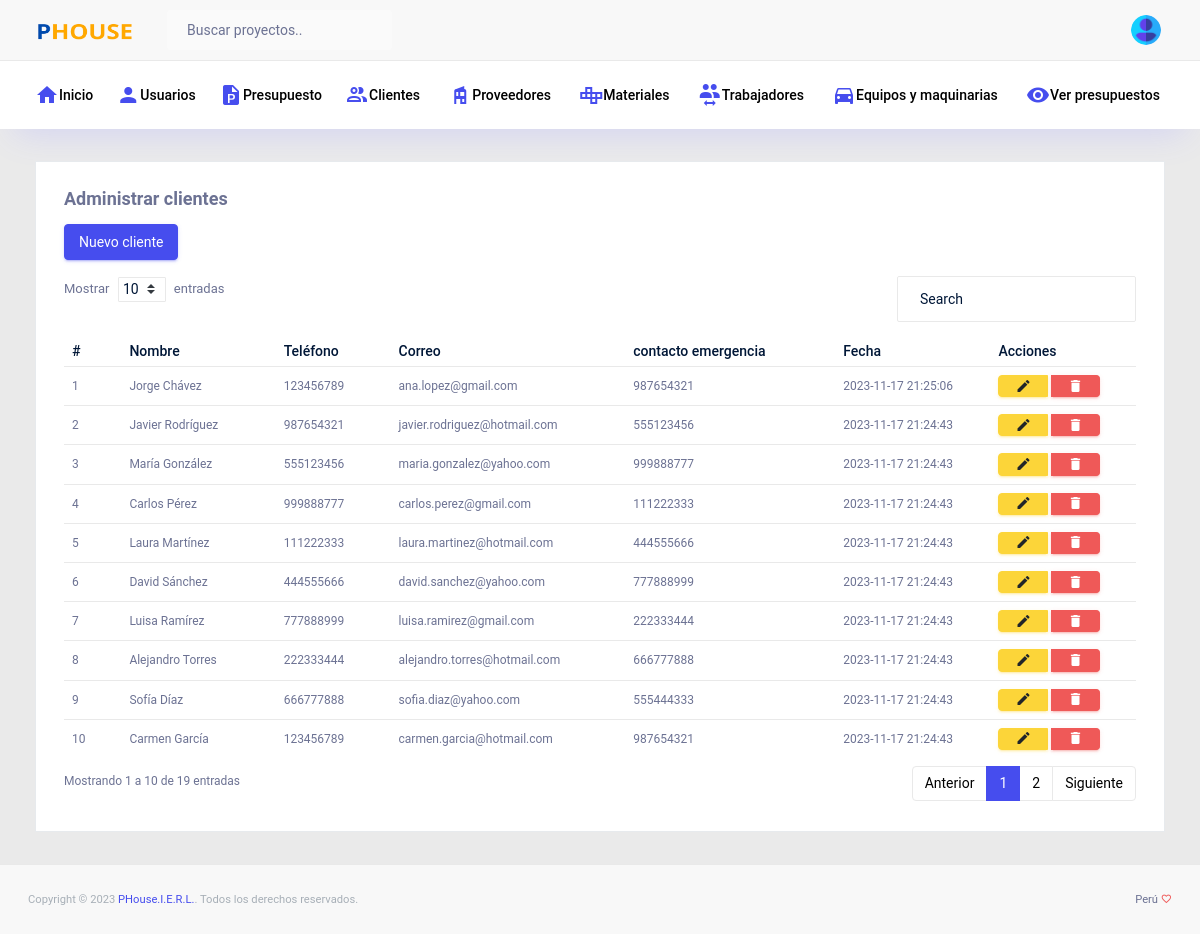
Page /clientes (signed in) on the committed database.
### tables this page shows
create table cliente(
    id_cliente int(11) not null primary key auto_increment,
    nombre_cliente varchar(200) not null,
    telefono_cliente varchar(12) not null,
    correo_cliente varchar(150) not null,
    contacto_em_cliente varchar(12),
    fecha_cliente timestamp not null default CURRENT_TIMESTAMP on update CURRENT_TIMESTAMP
);

### controladores/plantilla.controlador.php (called while the page is built)
<?php
class ControladorPlantilla{
    static public function ctrPlantilla(){
        include "vistas/plantilla.php";
    }
}

### index.php (called while the page is built, shortened)
<?php
require_once "controladores/plantilla.controlador.php";
require_once "controladores/usuarios.controlador.php";
require_once "controladores/clientes.controlador.php";
require_once "controladores/contacto.cliente.controlador.php";
require_once "modelos/clientes.modelo.php";
$plantilla = new ControladorPlantilla();
$plantilla->ctrPlantilla();

### controladores/clientes.controlador.php (called while the page is built, shortened)
<?php
class ControladorClientes{
    static public function ctrMostrarClientes($item, $valor)
    {
        $tabla = "cliente";
        $respuesta = ModeloClientes::mdlMostrarClientes($tabla, $item, $valor);
        return $respuesta;
    }
}

### modelos/conexion.php (called while the page is built)
<?php
class Conexion {
    static public function conectar() {
        try {
            $link = new PDO("mysql:host=localhost;dbname=sis_presupuesto", "root", "");
            $link->exec("set names utf8");
            return $link;
        } catch (PDOException $e) {
            die("No se realizó la conexión a la base de datos: " . $e->getMessage());
        }
    }
}

### modelos/clientes.modelo.php (called while the page is built, shortened)
<?php
require_once "conexion.php";
class ModeloClientes{
	static public function mdlMostrarClientes($tabla, $item, $valor){
		if($item != null){
			$stmt = Conexion::conectar()->prepare("SELECT * FROM $tabla WHERE $item = :$item");
			$stmt -> bindParam(":".$item, $valor, PDO::PARAM_STR);
			$stmt -> execute();
			return $stmt -> fetch();
		}else{
			$stmt = Conexion::conectar()->prepare("SELECT * FROM $tabla");
			$stmt -> execute();
			return $stmt -> fetchAll();
		}
	}
}

### vistas/modulos/clientes.php (the view, shortened to what this page needs)
<div class="container-fluid page-body-wrapper">
  <div class="main-panel">
    <div class="content-wrapper">
      <div class="card">
        <div class="card-body">
          <div class="mb-3">
            <h4><b>Administrar clientes</b></h4>
          </div>
          <div class="mb-3">
            <button type="button" class="btn btn-primary" data-toggle="modal" data-target="#mdlNuevoCliente" data-whatever="@getbootstrap">Nuevo cliente</button>
          </div>
          <div class="row">
            <div class="col-12">
              <div class="table-responsive">
                <table id="order-listing" class="table tabla_cliente">
                  <thead>
                    <tr>
                      <th>#</th>
                      <th>Nombre</th>
                      <th>Teléfono</th>
                      <th>Correo</th>
                      <th>contacto emergencia</th>
                      <th>Fecha</th>
                      <th>Acciones</th>
                    </tr>
                  </thead>
                  <tbody>
                    <?php
                    $item = null;
                    $valor = null;
                    $clientes = ControladorClientes::ctrMostrarClientes($item, $valor);
                    foreach ($clientes as $key => $value) {
                      echo '<tr>
                              <td>' . ($key + 1) . '</td>
                              <td>' . $value["nombre_cliente"] . '</td>
                              <td>' . $value["telefono_cliente"] . '</td>
                              <td>' . $value["correo_cliente"] . '</td>
                              <td>' . $value["contacto_em_cliente"] . '</td>
                              <td>' . $value["fecha_cliente"] . '</td>
                              <td>
                                <div class="btn-group text-center">
                                  <button class="btn mr-1 btn-warning btnEditarCliente" idCliente="' . $value["id_cliente"] . '" data-toggle="modal" data-target="#mdlEditarCliente" data-whatever="@getbootstrap"><i class="mdi mdi-pencil"></i></button>
                                  <button class="btn btn-danger btnEliminarCliente" idCliente="' . $value["id_cliente"] . '"><i class="mdi mdi-delete"></i></button>
                                </div>
                              </td>
                              </tr>';
                    }
                    ?>
                  </tbody>
                </table>
              </div>
            </div>
          </div>
        </div>
      </div>
    </div>
    <?php
    include "vistas/modulos/footer.php";
    ?>
  </div>
</div>

### vistas/plantilla.php (style rules this page uses)
html { scroll-behavior: smooth; }

### rows in the picture
cliente: nombre_cliente "Jorge Chávez", telefono_cliente "123456789", correo_cliente "ana.lopez@gmail.com", contacto_em_cliente "987654321", fecha_cliente "2023-11-17 21:25:06"
cliente: nombre_cliente "Javier Rodríguez", telefono_cliente "987654321", correo_cliente "javier.rodriguez@hotmail.com", contacto_em_cliente "555123456", fecha_cliente "2023-11-17 21:24:43"
cliente: nombre_cliente "María González", telefono_cliente "555123456", correo_cliente "maria.gonzalez@yahoo.com", contacto_em_cliente "999888777", fecha_cliente "2023-11-17 21:24:43"
cliente: nombre_cliente "Carlos Pérez", telefono_cliente "999888777", correo_cliente "carlos.perez@gmail.com", contacto_em_cliente "111222333", fecha_cliente "2023-11-17 21:24:43"
cliente: nombre_cliente "Laura Martínez", telefono_cliente "111222333", correo_cliente "laura.martinez@hotmail.com", contacto_em_cliente "444555666", fecha_cliente "2023-11-17 21:24:43"
cliente: nombre_cliente "David Sánchez", telefono_cliente "444555666", correo_cliente "david.sanchez@yahoo.com", contacto_em_cliente "777888999", fecha_cliente "2023-11-17 21:24:43"
cliente: nombre_cliente "Luisa Ramírez", telefono_cliente "777888999", correo_cliente "luisa.ramirez@gmail.com", contacto_em_cliente "222333444", fecha_cliente "2023-11-17 21:24:43"
cliente: nombre_cliente "Alejandro Torres", telefono_cliente "222333444", correo_cliente "alejandro.torres@hotmail.com", contacto_em_cliente "666777888", fecha_cliente "2023-11-17 21:24:43"
cliente: nombre_cliente "Sofía Díaz", telefono_cliente "666777888", correo_cliente "sofia.diaz@yahoo.com", contacto_em_cliente "555444333", fecha_cliente "2023-11-17 21:24:43"
cliente: nombre_cliente "Carmen García", telefono_cliente "123456789", correo_cliente "carmen.garcia@hotmail.com", contacto_em_cliente "987654321", fecha_cliente "2023-11-17 21:24:43"
